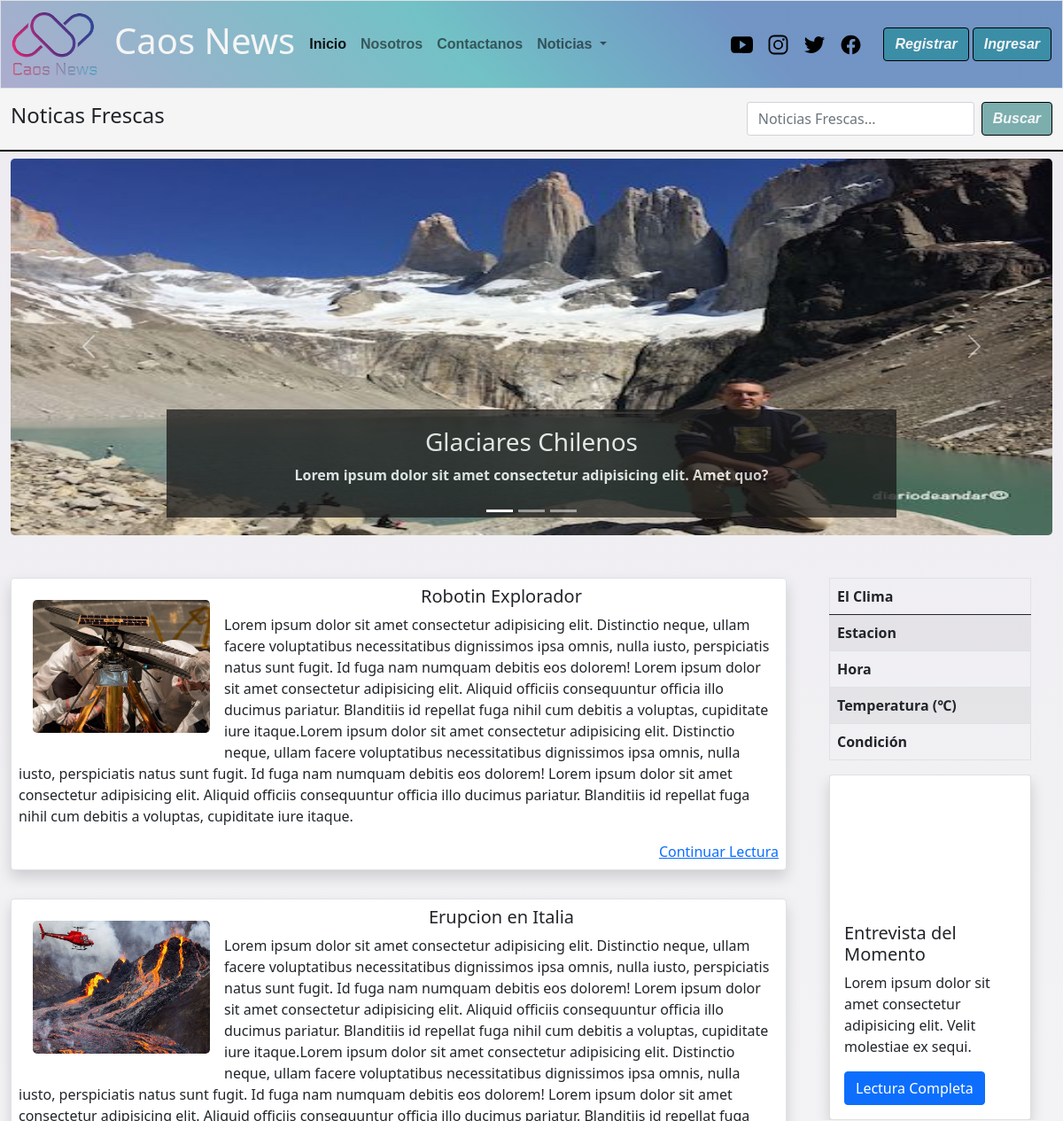
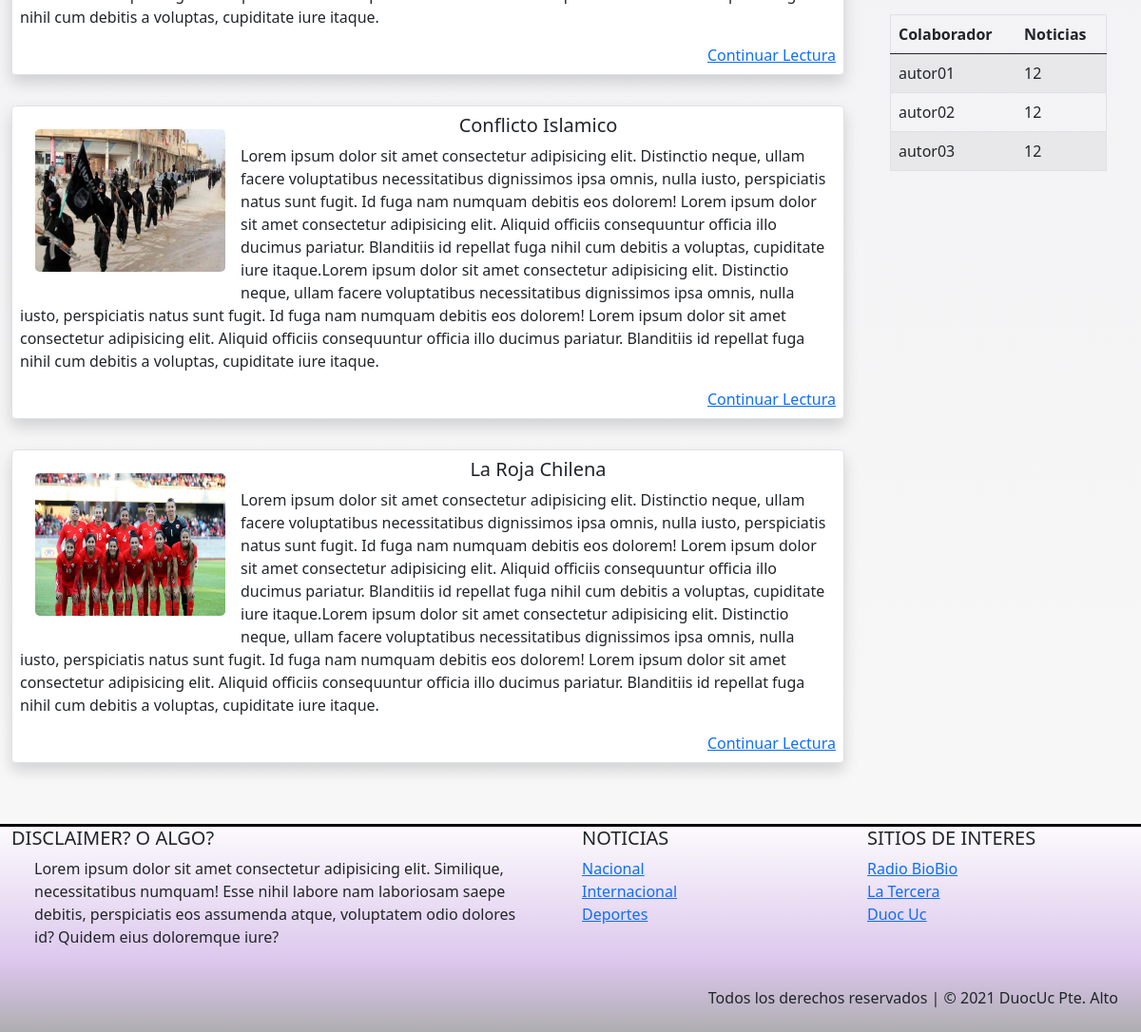
Before: / with the older database file (2 pictures, top to bottom).
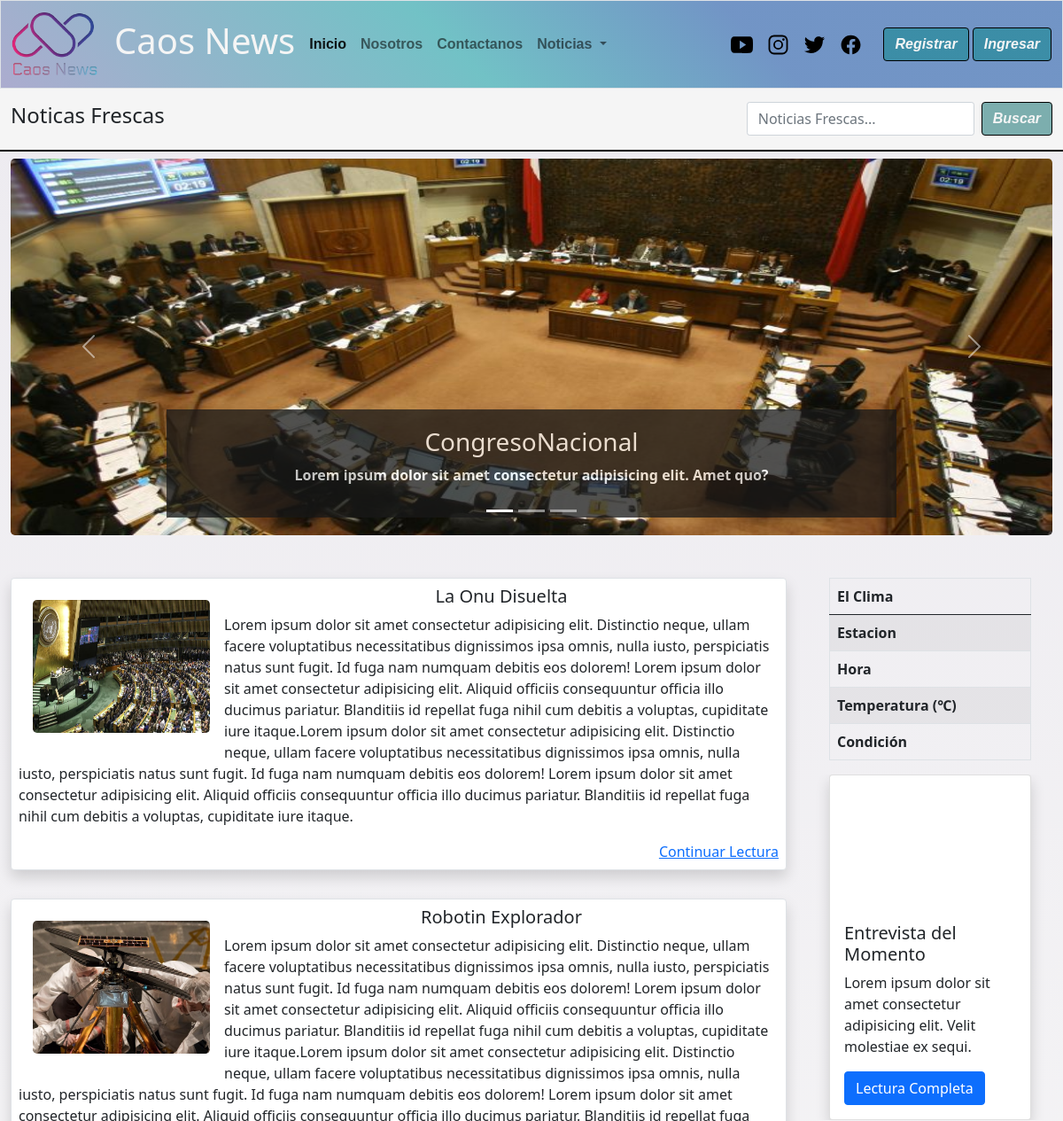
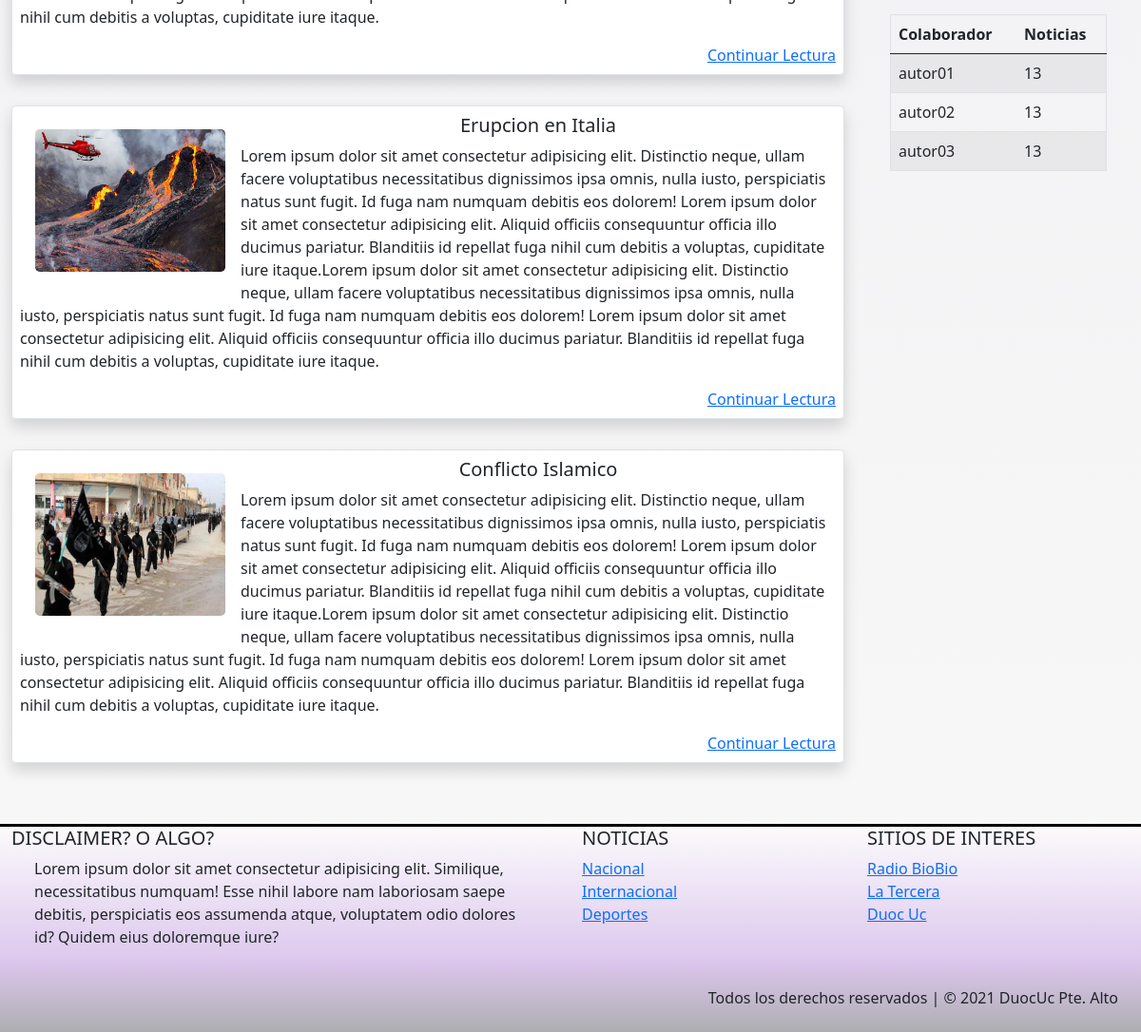
After: the same page with the newer database file (2 pictures, top to bottom).
### caos_news/models.py (models this page shows, shortened)
class Noticia(models.Model):
    nombre_not = models.CharField(primary_key= True, max_length=50)
    fecha_not = models.DateField(default=datetime.date.today)
    redac =  models.TextField()
    img_not = models.ImageField(upload_to='noticias',null=True)
    publicar = models.BooleanField(default=False)
    comentario = models.TextField(null=True,default='Sin observaciones')
    autor = models.ForeignKey(User,null=True, on_delete=models.CASCADE)
    categoria = models.ForeignKey(Categoria, on_delete=models.CASCADE)

class Categoria(models.Model):
    cod_catg = models.IntegerField(primary_key=True)
    nombre_catg = models.CharField(max_length=50)

### caos_news/views.py (the view)
# urls.py: path('',index,name="index"),
def index(request):
    categoria = Categoria.objects.all()
    noti_all = Noticia.objects.filter(publicar=True).order_by('-fecha_not')[:3]
    noti_index = Noticia.objects.filter(publicar=True).order_by('-fecha_not')[4:8]
    autor = User.objects.filter(groups=1)
    not_user = Noticia.objects.filter(publicar=True).count()
    contexto = {"categorias":categoria,"noticias":noti_all,"noticias_index":noti_index,"autores":autor,"cantidad":not_user}
    return render(request,"index.html",contexto)

### caos_news/templates/index.html (shortened to what the changed rows need)
{% extends 'base.html' %}
{%load static %}
{% block contenido %}
<main>
<section class="container-fluid">
    <div id="carouselExampleCaptions" class="carousel slide mt-2" data-bs-ride="carousel">
        <div class="carousel-inner">
            {% for item in noticias  %}
            <div class="carousel-item {% if forloop.first %} active {% endif %}">
                <img src="{{ item.img_not.url}}" class="d-block w-100 rounded-3" alt=""
                    height="425">
                <div class="carousel-caption d-block d-md-block">
                    <a href="{% url 'noti' item.nombre_not %}">
                        <h3>{{item.nombre_not}}</h3>
                        <p>Lorem ipsum dolor sit amet consectetur adipisicing elit. Amet quo?</p>
                    </a>
                </div>
            </div>
            {% endfor %}
        </div>
    </div>
</section>
<section class="container-fluid">
    <div class="row">
        <div class="col-7 col-lg-9 mt-5 mb-5">
            <div class="d-grid gap-3">
                {% for item in noticias_index %}
                <div class="p-2 bg-light border shadow mb-3 bg-body rounded" id="tarjeta">
                    <div class="float-start">
                        <img src="{{ item.img_not.url}}" class="m-3 rounded-3" alt="..."
                            width="200" height="150">
                    </div>
                    <div class="mx-auto">
                        <div class="text m-l-2 md-sm-center">
                            <h5 class="text-center">{{item.nombre_not}}</h5>
                            <p>{{item.redac}}
                            </p>
                        </div>
                        <div class="text-end"><a href="{% url 'noti' item.nombre_not %}">Continuar Lectura</a></div>
                    </div>
                </div>
                {% endfor %}
            </div>
        </div>
        <div class="col-5 col-lg-3 mt-5">
            <div class="table-responsive container-fluid">
                <table class="table table-striped table-hover border">
                    <thead>
                        <tr>
                            <th scope="col">El Clima</th>
                            <th scope="col"></th>
                        </tr>
                    </thead>
                    <tbody>
                        <tr>
                            <th scope="row">Estacion</th>
                        </tr>
                        <tr>
                            <th scope="row">Hora</th>
                        </tr>
                        <tr>
                            <th scope="row">Temperatura (℃)</th>
                        </tr>
                        <tr>
                            <th scope="row">Condición</th>
                        </tr>
                    </tbody>
                </table>
            </div>
            <section class="container-fluid mt-3">
                <div class="table-responsive ">
                    <table class="table table-striped table-hover border">
                        <thead>
                            <tr>
                                <th scope="col">Colaborador</th>
                                <th scope="col">Noticias</th>
                            </tr>
                        </thead>
                        <tbody>
                            {% for x in autores  %}
                                <tr>
                                    <td>{{x.username}}</td>
                                    <td>{{cantidad}} </td>
                                </tr>
                            {% endfor %}
                        </tbody>
                    </table>
                </div>
            </section>
        </div>
    </div>
</section>
{% endblock contenido %}
{% block categorias %}
    {% for x in categorias %}
        <li><a href="{% url 'categ' x.nombre_catg %}">{{x.nombre_catg}}</a></li>
    {% endfor %}
{% endblock categorias %}

Changed rows visible on the page:
no longer on this page (row unchanged): Noticia: img_not (picture), nombre_not "Glaciares Chilenos", shown under "Noticas Frescas"
no longer on this page (row unchanged): Noticia: img_not (picture), nombre_not "La Roja Chilena", redac "Lorem ipsum dolor sit amet consectetur adipisicing elit. Distinctio neque, ullam facere voluptatibus necessitatibus dignissimos ipsa omnis, nulla iusto, perspiciatis natus sunt fugit. Id fuga nam numquam debitis eos dolorem! Lorem ipsum dolor sit amet consectetur adipisicing elit. Aliquid officiis consequuntur officia illo ducimus pariatur. Blanditiis id repellat fuga nihil cum debitis a voluptas, cupiditate iure itaque.Lorem ipsum dolor sit amet consectetur adipisicing elit. Distinctio neque, ullam facere voluptatibus necessitatibus dignissimos ipsa omnis, nulla iusto, perspiciatis natus sunt fugit. Id fuga nam numquam debitis eos dolorem! Lorem ipsum dolor sit amet consectetur adipisicing…"
now on this page (row edited): Noticia: img_not (picture), nombre_not "CongresoNacional", shown under "Noticas Frescas"
now on this page (row unchanged): Noticia: img_not (picture), nombre_not "La Onu Disuelta", redac "Lorem ipsum dolor sit amet consectetur adipisicing elit. Distinctio neque, ullam facere voluptatibus necessitatibus dignissimos ipsa omnis, nulla iusto, perspiciatis natus sunt fugit. Id fuga nam numquam debitis eos dolorem! Lorem ipsum dolor sit amet consectetur adipisicing elit. Aliquid officiis consequuntur officia illo ducimus pariatur. Blanditiis id repellat fuga nihil cum debitis a voluptas, cupiditate iure itaque.Lorem ipsum dolor sit amet consectetur adipisicing elit. Distinctio neque, ullam facere voluptatibus necessitatibus dignissimos ipsa omnis, nulla iusto, perspiciatis natus sunt fugit. Id fuga nam numquam debitis eos dolorem! Lorem ipsum dolor sit amet consectetur adipisicing…"
Other visible differences:
{{ cantidad }}: "12" → "13"
